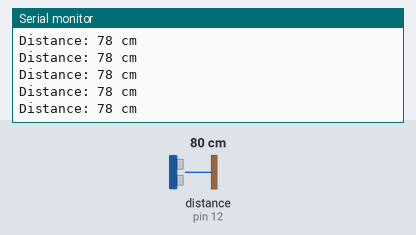
Bench run of a sketch on a simulated Arduino Uno, built with avr-gcc and run on an emulated ATmega328P. Shown: the last lines printed to the serial monitor. Wiring (inferred from the names in the program): ultrasonic range finder: trigger pin 13; echo pin 12. The inputs (shaded band) are chosen by the test bench; at power-on: distance to the obstacle (sensor on pin 12) 80 cm. The echo pulse lasts 58.3 µs per cm.

Above: at 1.2 s.
1.3 s: distance to the obstacle (sensor on pin 12) set to 299 cm
At 1.62 s:
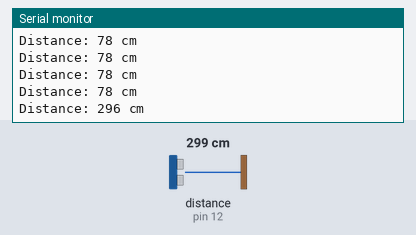
4.3 s: distance to the obstacle (sensor on pin 12) set to 2 cm
At 4.45 s:
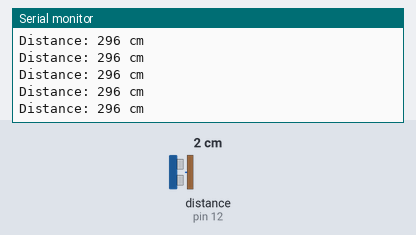
Timing chart, 0 to 7.3 s (numbered marks = the images above; inputs shaded):
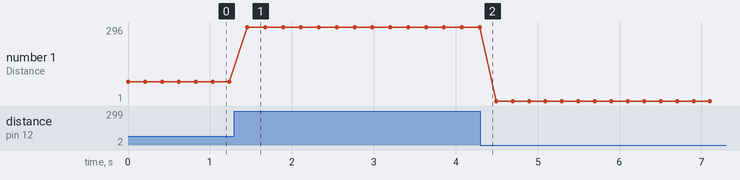

Measured:
- after the input at 1.3 s, the serial monitor: prints a new line after 0.16 s (image 1)
- plotted number 1: 78 → 296 after the input at 1.3 s, 296 → 1 after the input at 4.3 s

The sketch:

ultra-sonic-dummy.ino
```cpp
#define TRIG 13
#define ECHO 12

void setup() {
  Serial.begin(9600);

  pinMode(TRIG, OUTPUT);
  pinMode(ECHO, INPUT);
}

void loop() {
  long duration, distance;

  // Clear TRIG
  digitalWrite(TRIG, LOW);
  delayMicroseconds(2);

  // Trigger the sensor
  digitalWrite(TRIG, HIGH);
  delayMicroseconds(10);
  digitalWrite(TRIG, LOW);

  // Read echo time
  duration = pulseIn(ECHO, HIGH);

  // Convert to distance (cm)
  distance = duration * 0.034 / 2;

  Serial.print("Distance: ");
  Serial.print(distance);
  Serial.println(" cm");

  delay(200);
}
```
